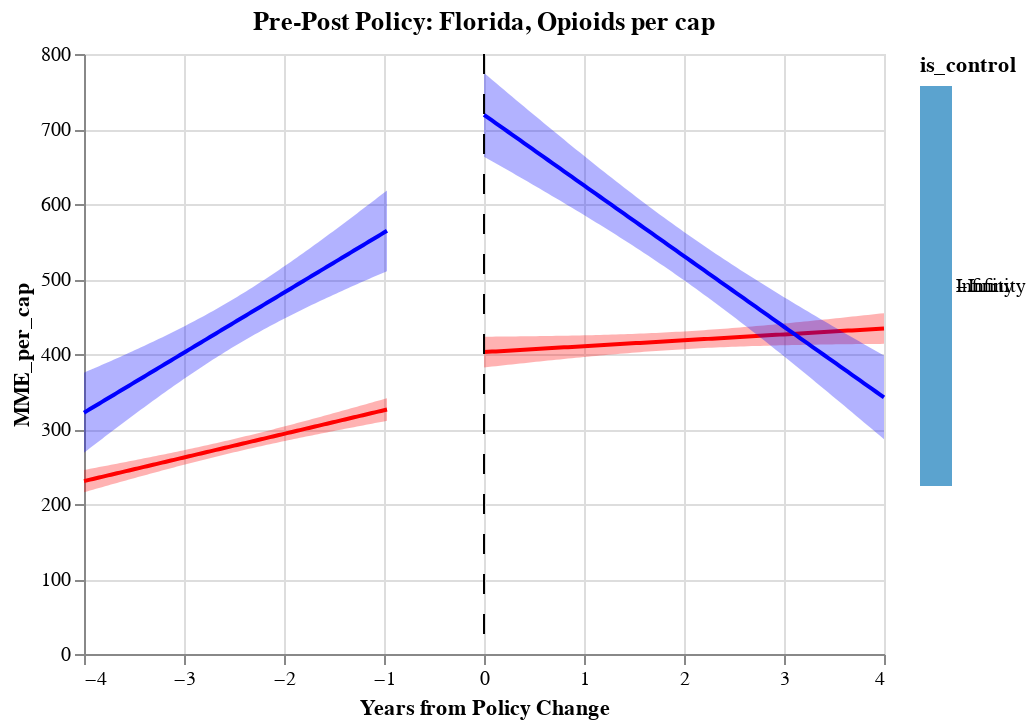

Source (notebook cell):
### Code cell
# florida buyers pre/post plot
before=alt.Chart(fl_opi_before,title="Pre-Post Policy: Florida, Opioids per cap").encode(x="policy_years", y="MME_per_cap", color= "is_control")
base=before.transform_regression("policy_years","MME_per_cap").mark_line() 

after=alt.Chart(fl_opi_after,title="Pre-Post Policy: Florida, Opioids per cap").encode(x="policy_years", y="MME_per_cap", color= "is_control")
base2=after.transform_regression("policy_years","MME_per_cap").mark_line() 

fit, before_line = get_reg_fit(
    fl_opi_before[fl_opi_before["is_control"]==1], yvar="MME_per_cap", xvar="policy_years", alpha=0.05, col="red"
)
fit, before_line2 = get_reg_fit(
    fl_opi_before[fl_opi_before["is_control"]==0], yvar="MME_per_cap", xvar="policy_years", alpha=0.05 
)
fit, after_line = get_reg_fit(
    fl_opi_after[fl_opi_after["is_control"]==1], yvar="MME_per_cap", xvar="policy_years", alpha=0.05, col="red"
)
fit, after_line2 = get_reg_fit(
    fl_opi_after[fl_opi_after["is_control"]==0], yvar="MME_per_cap", xvar="policy_years", alpha=0.05
)

fl_chart_opioid=base+base2+before_line+before_line2+after_line+after_line2+sep_line
fl_chart_opioid
